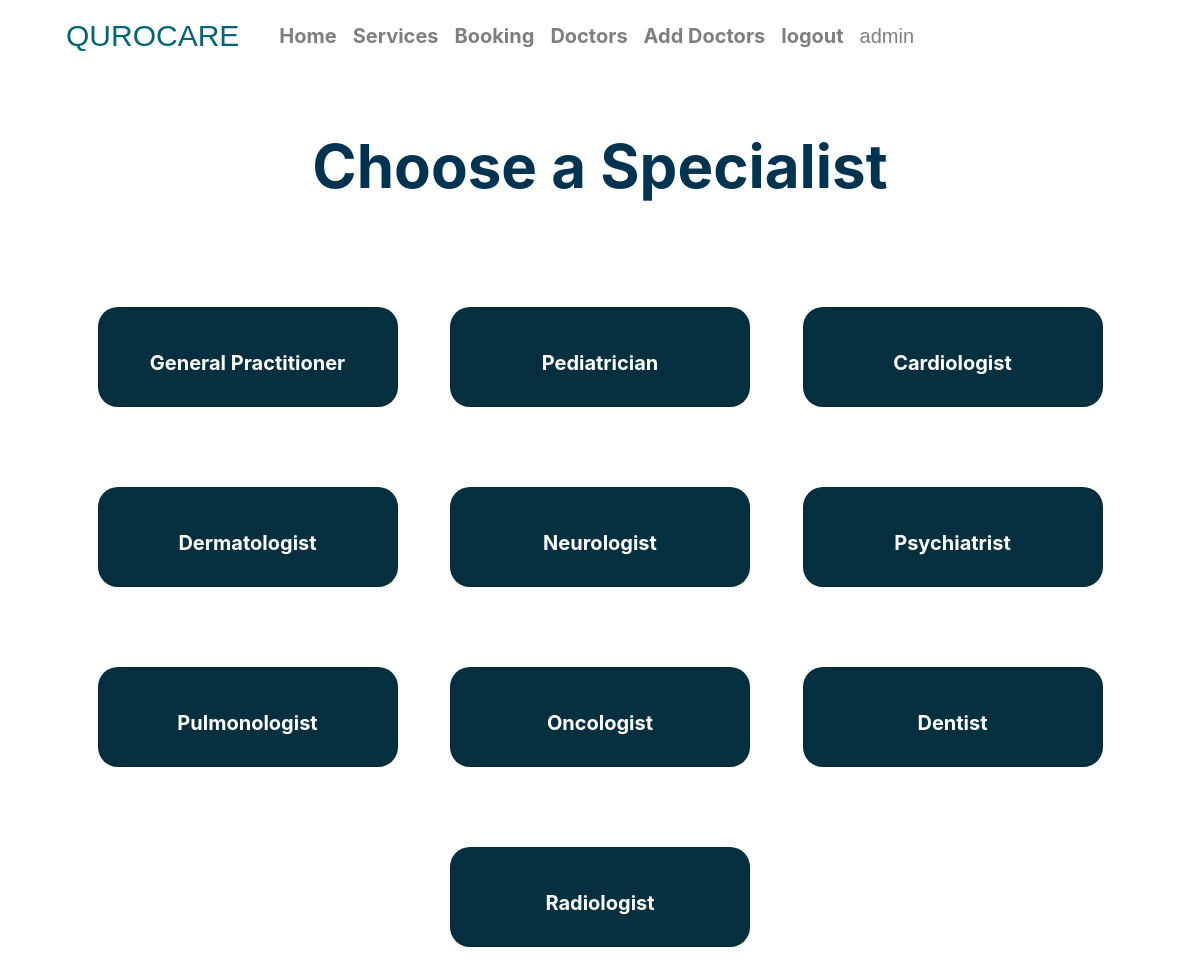
Page /category/ (signed in) on the committed database.
### appointments/models.py (models this page shows, shortened)
class category(models.Model):
    title = models.CharField(max_length=200)

### appointments/views.py (the view)
# urls.py: path('category/', views. categoryfn),
@login_required(login_url='/login')
def categoryfn(request):
    c=category.objects.all()
    return render(request,'category.html',{'cat':c})

### appointments/templates/category.html (shortened to what this page needs)
{% extends 'base.html'%}
{% load static %}
{%block style%}
<link rel="stylesheet" href="{% static 'css/category.css' %}">
{%endblock%}
{%block content%}
<p>Choose a Specialist </p>
<div class="container">
    {% for i in cat %}
        <div  class="card">
         <a href="/viewcategory/{{i.id}}"  class="card-title">{{i.title}}</a>
        </div>
    {% endfor %}
</div>
{% endblock%}

### appointments/templates/base.html (shortened to what this page needs)
{% load static %}
<!DOCTYPE html>
<html lang="en">
<head>
    <link rel="stylesheet" href="https://cdn.jsdelivr.net/npm/bootstrap@4.1.3/dist/css/bootstrap.min.css">
    {%block style%}
    {%endblock%}
</head>
    <nav  class="navbar navbar-expand-lg navbar-light ">
        <a style="color: rgb(2, 100, 117);font-size:30px;font-family:Impact, Haettenschweiler, 'Arial Narrow Bold', sans-serif" class="navbar-brand" href="#">QUROCARE</a>
        <div class="collapse navbar-collapse" id="navbarNav">
          <ul class="navbar-nav">
            <li class="nav-item active">
              <a class="nav-link" href="/"> <span class="sr-only">(current) Home</span></a>
            </li>
                          <li class="nav-item">
                            <a style="font-weight: bolder;" class="nav-link" href="/">Home</a>
                          </li>
        <li class="nav-item">
            <a style="font-weight: bolder;" class="nav-link" href="/services">Services</a>
          </li>
          <li class="nav-item">
            <a style="font-weight: bolder;" class="nav-link" href="/category">Booking</a>
        </li>
        <li class="nav-item">
          <a style="font-weight: bolder;" class="nav-link" href="/doctors">Doctors</a>
        </li>
        {% if user.is_authenticated and user.is_superuser %}
            <li class="nav-item">
              <a style="font-weight: bolder;" class="nav-link" href="/adddoctors">Add Doctors</a>
            </li>
       {% endif %}
    {% if user.is_authenticated %}
        <li class="nav-item">
          <a style="font-weight: bolder;" class="nav-link" href="/logout">logout</a>
        </li>
      <li class="nav-item">
          <a  style="font-family: Impact, Haettenschweiler, 'Arial Narrow Bold', sans-serif;font-size:20px" class="nav-link x " href="/profile">{{user.username}}</a>
      </li>
      {% else %}
          </li>
          <li class="nav-item">
            <a style="font-weight: bolder;" class="nav-link" href="/login">Login</a>
          </li>
        {% endif %}
          </ul>
        </div>
      </nav>
      {%block content%}
      {%endblock%}
</body>
</html>

### appointments/static/css/category.css (style rules this page uses)
.card { width: 300px; text-align: center; margin-top: 40px; height: 100px; background-color: rgb(6, 47, 63); border-radius: 20px; }
.container { display: flex; flex-wrap: wrap; justify-content: space-evenly; margin-bottom: 120px; }
.container a { font-weight: bolder; margin-top:40px; color:rgb(254, 255, 255); }
p { font-size: 50px; font-weight:bolder; text-align:center; color:rgb(0, 51, 80) }
@media all and (max-width:1550px) { p { font-size: 60px; margin-top: 50px; } }
@media all and (max-width:1550px) { .card { margin-top: 80px; } }
@media all and (max-width:1550px) { .card a { font-size: 20px; } }
@media all and (max-width:1550px) { nav a { font-size: 20px; } }

### rows in the picture
category: title "General Practitioner"
category: title "Pediatrician"
category: title "Cardiologist"
category: title "Dermatologist"
category: title "Neurologist"
category: title "Psychiatrist"
category: title "Pulmonologist"
category: title "Oncologist"
category: title "Dentist"
category: title "Radiologist"

### other values in the picture
{{ user.username }} "admin"
